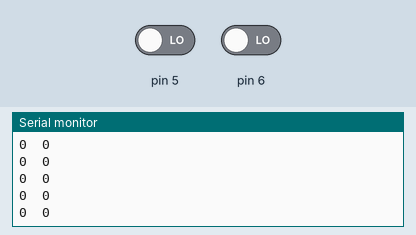
Recording of a sketch running on a simulated Arduino Uno, built with avr-gcc and run on an emulated ATmega328P. Parts: the last lines printed to the serial monitor. The inputs (shaded band) are chosen by the test bench; at power-on: pin 5 LOW, pin 6 LOW.

Above: at 1.2 s.
1.3 s: pin 5 driven HIGH
At 2.1 s:
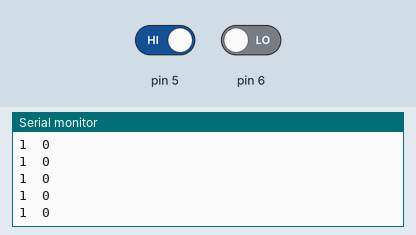
2.8 s: pin 6 driven HIGH
At 3.8 s:
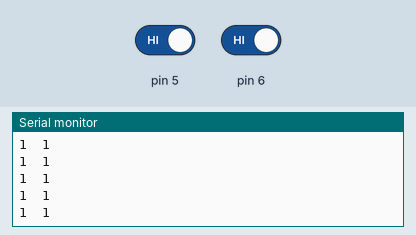
4.3 s: pin 5 driven LOW
At 5.4 s:
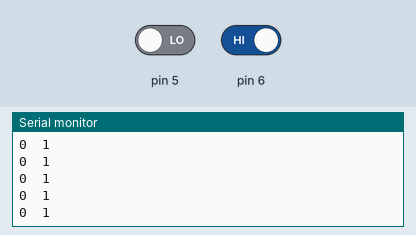

Measured:
- after the input at 1.3 s, the serial monitor: prints a new line after 0.07 s (image 1)
- after the input at 2.8 s, the serial monitor: prints a new line after 0.07 s (image 2)
- after the input at 4.3 s, the serial monitor: prints a new line after 0.07 s (image 3)

The sketch:

sketch_aug17a.ino
```cpp
void setup() {
pinMode(5,INPUT);
pinMode(6,INPUT);
Serial.begin(9600);
}

void loop() {
Serial.print(digitalRead(5));
Serial.print('\t');
Serial.println(digitalRead(6));
}
```
